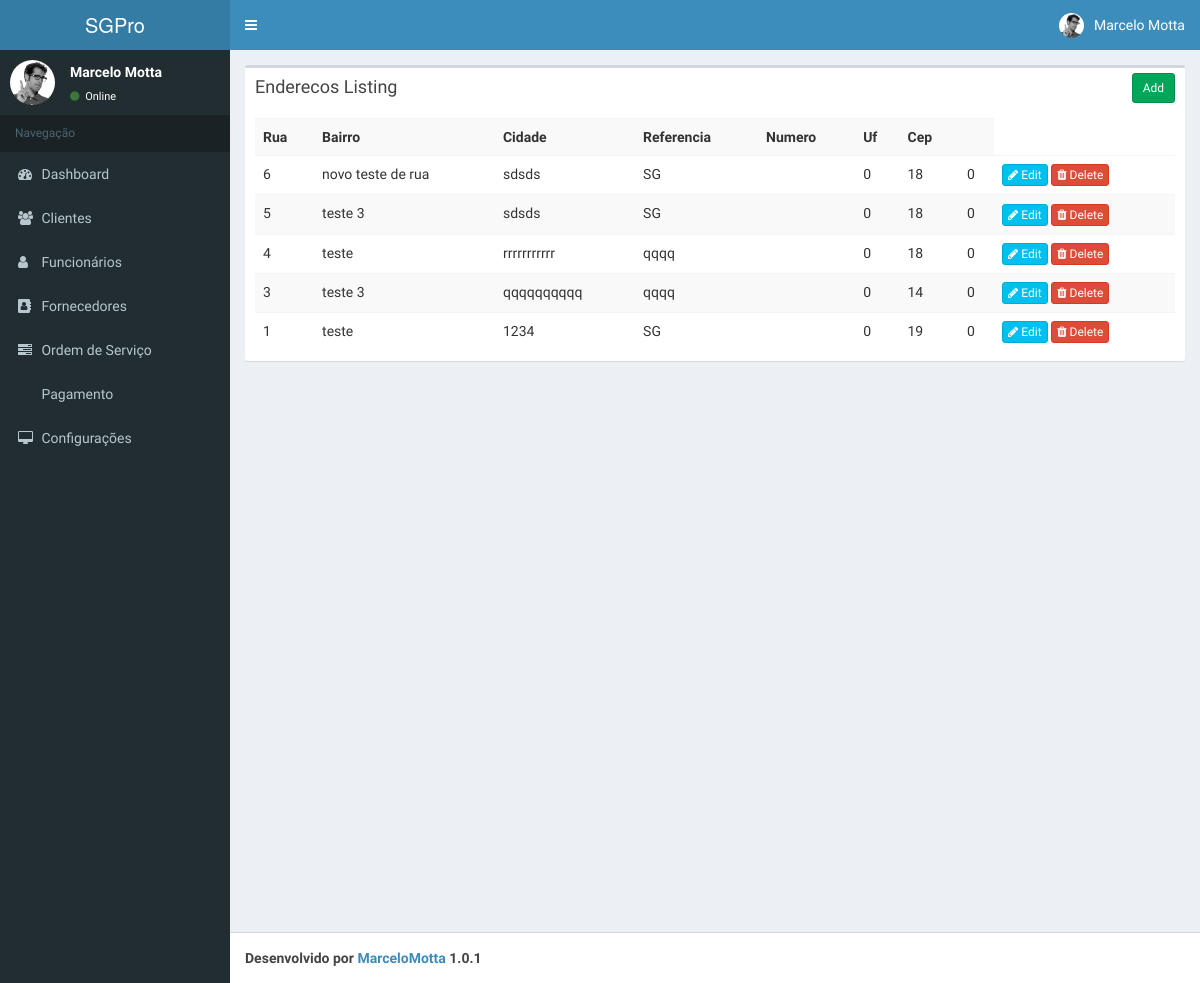
Before: /app-developing/endereco/index?&per_page=20 with the older database file.
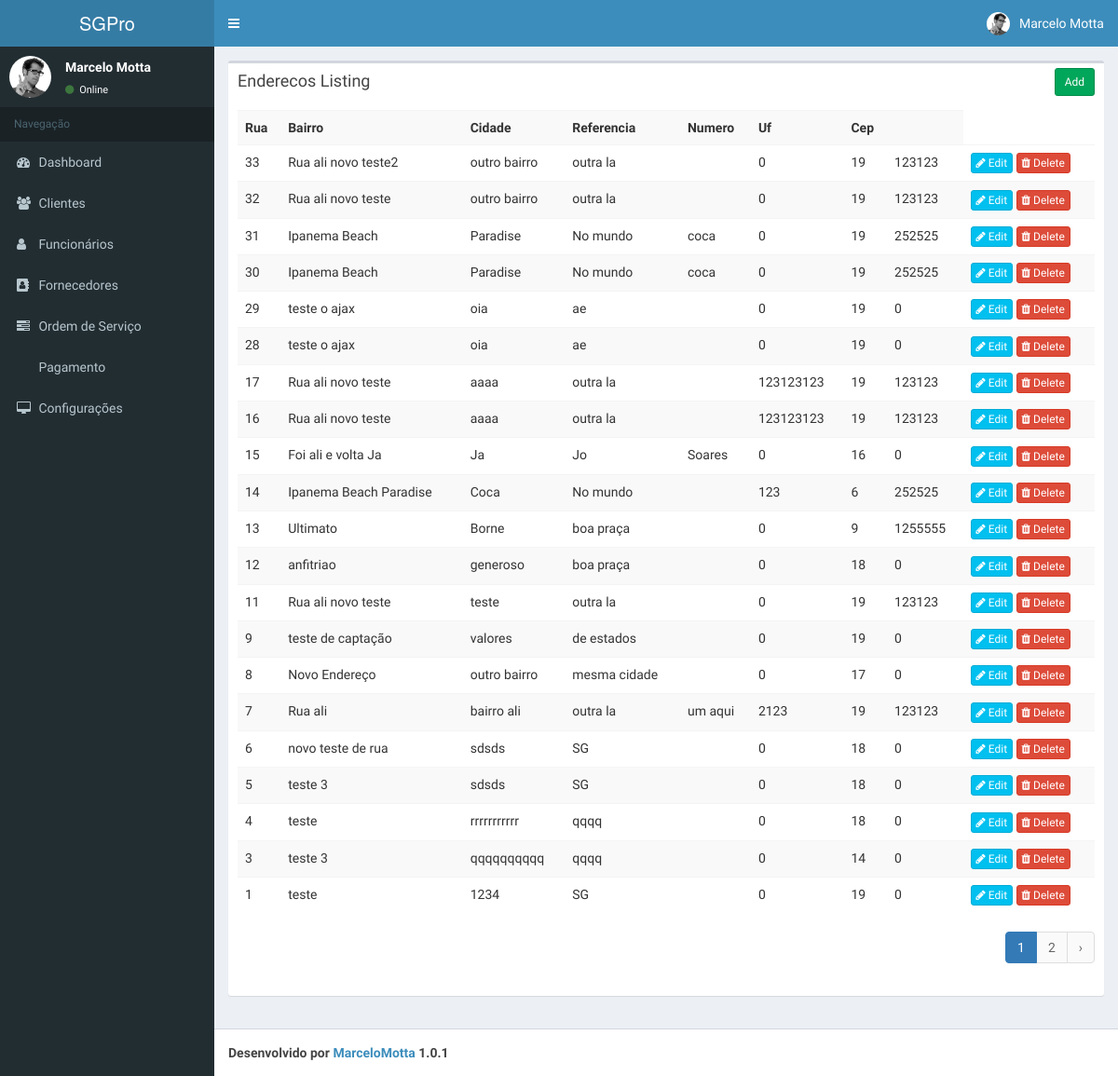
After: the same page with the newer database file.
### tables this page shows
CREATE TABLE `enderecos` (
  `id_endereco` int(11) NOT NULL,
  `rua` varchar(80) NOT NULL,
  `bairro` varchar(50) NOT NULL,
  `cidade` varchar(80) NOT NULL,
  `referencia` varchar(150) DEFAULT NULL,
  `numero` int(30) NOT NULL,
  `uf` int(11) NOT NULL,
  `cep` int(20) DEFAULT NULL
);

### app-developing/application/controllers/Endereco.php (called while the page is built, shortened)
<?php
class Endereco extends CI_Controller{
    function __construct()
    {
        $this->load->model('Endereco_model');
    }
    function index()
    {
        $params['limit'] = 30;
        $params['offset'] = ($this->input->get('per_page')) ? $this->input->get('per_page') : 0;
        $data['enderecos'] = $this->Endereco_model->get_all_enderecos($params);
        $data['_view'] = 'endereco/index';
        $this->load->view('layouts/main',$data);
    }
}

### app-developing/index.php (called while the page is built, shortened)
<?php
require_once BASEPATH.'core/CodeIgniter.php';

### app-developing/application/models/Endereco_model.php (called while the page is built, shortened)
<?php
class Endereco_model extends CI_Model
{
   function get_all_enderecos($params = array())
   {
       $this->db->order_by('id_endereco', 'desc');
       if(isset($params) && !empty($params))
       {
           $this->db->limit($params['limit'], $params['offset']);
       }
       return $this->db->get('enderecos')->result_array();
   }
    function get_all_enderecos_count()
    {
        $this->db->from('enderecos');
        return $this->db->count_all_results();
    }
}

### app-developing/application/views/endereco/index.php (the view, shortened to what this page needs)
<div class="row">
    <div class="col-md-12">
        <div class="box">
            <div class="box-header">
                <h3 class="box-title">Enderecos Listing</h3>
            	<div class="box-tools">
                    <a href="<?php echo site_url('endereco/add'); ?>" class="btn btn-success btn-sm">Add</a>
                </div>
            </div>
            <div class="box-body">
                <table class="table table-striped">
                    <tr>
						<th>Rua</th>
						<th>Bairro</th>
						<th>Cidade</th>
						<th>Referencia</th>
						<th>Numero</th>
						<th>Uf</th>
						<th>Cep</th>
						<th></th>
                    </tr>
                    <?php foreach($enderecos as $e){ ?>
                    <tr>
						<td><?php echo $e['id_endereco']; ?></td>
						<td><?php echo $e['rua']; ?></td>
						<td><?php echo $e['bairro']; ?></td>
						<td><?php echo $e['cidade']; ?></td>
						<td><?php echo $e['referencia']; ?></td>
						<td><?php echo $e['numero']; ?></td>
						<td><?php echo $e['uf']; ?></td>
						<td><?php echo $e['cep']; ?></td>
						<td>
                            <a href="<?php echo site_url('endereco/edit/'.$e['id_endereco']); ?>" class="btn btn-info btn-xs"><span class="fa fa-pencil"></span> Edit</a>
                            <a href="<?php echo site_url('endereco/remove/'.$e['id_endereco']); ?>" class="btn btn-danger btn-xs"><span class="fa fa-trash"></span> Delete</a>
                        </td>
                    </tr>
                    <?php } ?>
                </table>
                <div class="pull-right">
                    <?php echo $this->pagination->create_links(); ?>
                </div>
            </div>
        </div>
    </div>
</div>

Changed rows visible on the page:
added enderecos: id_endereco "33", rua "Rua ali novo teste2", bairro "outro bairro", cidade "outra la", numero "0", uf "19", cep "123123"
added enderecos: id_endereco "32", rua "Rua ali novo teste", bairro "outro bairro", cidade "outra la", numero "0", uf "19", cep "123123"
added enderecos: id_endereco "31", rua "Ipanema Beach", bairro "Paradise", cidade "No mundo", referencia "coca", numero "0", uf "19", cep "252525"
added enderecos: id_endereco "30", rua "Ipanema Beach", bairro "Paradise", cidade "No mundo", referencia "coca", numero "0", uf "19", cep "252525"
added enderecos: id_endereco "29", rua "teste o ajax", bairro "oia", cidade "ae", numero "0", uf "19", cep "0"
added enderecos: id_endereco "28", rua "teste o ajax", bairro "oia", cidade "ae", numero "0", uf "19", cep "0"
now on this page (row unchanged): enderecos: id_endereco "17", rua "Rua ali novo teste", bairro "aaaa", cidade "outra la", numero "123123123", uf "19", cep "123123"
now on this page (row unchanged): enderecos: id_endereco "16", rua "Rua ali novo teste", bairro "aaaa", cidade "outra la", numero "123123123", uf "19", cep "123123"
now on this page (row unchanged): enderecos: id_endereco "15", rua "Foi ali e volta Ja", bairro "Ja", cidade "Jo", referencia "Soares", numero "0", uf "16", cep "0"
now on this page (row unchanged): enderecos: id_endereco "14", rua "Ipanema Beach Paradise", bairro "Coca", cidade "No mundo", numero "123", uf "6", cep "252525"
now on this page (row unchanged): enderecos: id_endereco "13", rua "Ultimato", bairro "Borne", cidade "boa praça", numero "0", uf "9", cep "1255555"
now on this page (row unchanged): enderecos: id_endereco "12", rua "anfitriao", bairro "generoso", cidade "boa praça", numero "0", uf "18", cep "0"
now on this page (row unchanged): enderecos: id_endereco "11", rua "Rua ali novo teste", bairro "teste", cidade "outra la", numero "0", uf "19", cep "123123"
now on this page (row unchanged): enderecos: id_endereco "9", rua "teste de captação", bairro "valores", cidade "de estados", numero "0", uf "19", cep "0"
now on this page (row unchanged): enderecos: id_endereco "8", rua "Novo Endereço", bairro "outro bairro", cidade "mesma cidade", numero "0", uf "17", cep "0"
now on this page (row unchanged): enderecos: id_endereco "7", rua "Rua ali", bairro "bairro ali", cidade "outra la", referencia "um aqui", numero "2123", uf "19", cep "123123"
Other visible differences:
$this->pagination->create_links(): (not shown) → "1 2 ›"
